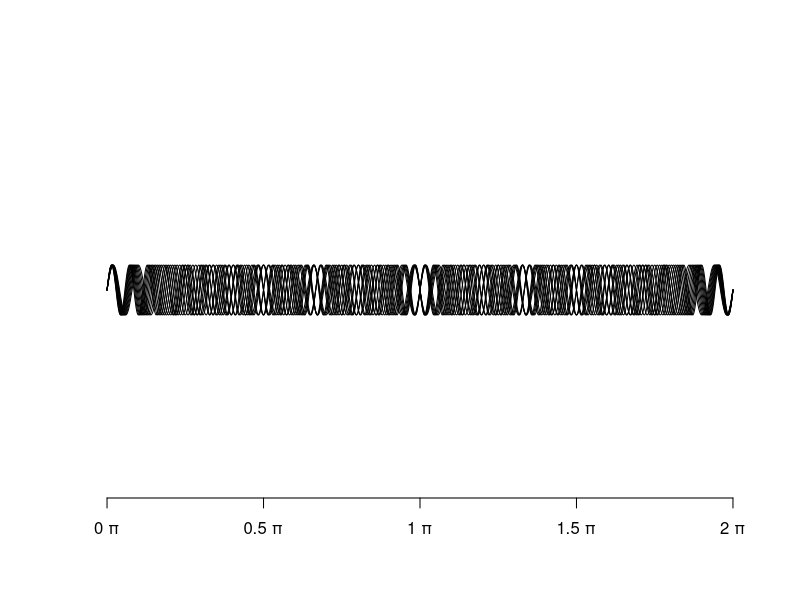

Recreate this plot in R.
# Sebastian Henz (2018)
# License: MIT (see file LICENSE for details)
#
# This simulates the effect that can be seen when multiple pendulumns hanging
# in a line swing at different frequencies. Most of the time the pattern seems
# chaotic but at some points the lines converge.


x_max <- 2 * pi
stepsize <- pi / 1000
x <- seq(0, x_max, stepsize)
frequency <- 25:35  # number of periods between 0 and 2*pi

plot(
    NA,
    NA,
    xlim = c(0, 2 * pi),
    ylim = c(-1, 1),
    las = 1,
    axes = FALSE,
    ann = FALSE,
    asp = 0.25  # reduced aspect ratio to make the effect more visible
)
axis(
    1,
    at = seq(0, 2 * pi, pi / 2),
    labels = paste(seq(0, 2, 0.5), "\u03C0")
)
for (f in frequency) {
    lines(x, sin(x * f))
}
